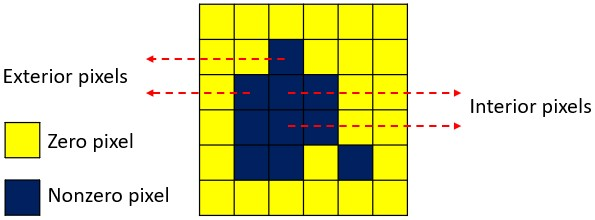
#> input picture classification of pixels.jpg, 595 x 220 px
$ python -i ruler_cv_0305.py   (imports and definitions only)
#> lines starting #> are read from the running program, lines starting #| are printed output that depends on the picture
import numpy as np
import cv2 as cv
from typing import Tuple, Optional

threshold = 0.5  # threshold for binarization


# [109 lines left out: functions solid_minimum_length, void_minimum_length, both_minimum_length, not called in this run]


def dual_minimum_length(
    arr: np.ndarray,
    phys_size: Optional[Tuple[float, ...]] = None,
    margin_size: Optional[Tuple[Tuple[float, float], ...]] = None,
    pad_mode: Tuple[str, str] = ('solid', 'void')
) -> float:
    """
    For 2d or 3d design patterns, compute the minimum length scale through the difference between morphological opening and closing.
    Ideally, the result should be equal to the smaller one between solid and void minimum length scales.
    For 1d design patterns, just return this smaller one after comparing solid and void minimum length scales.

    Args:
        arr: A 1d, 2d, or 3d array that represents a design pattern.
        phys_size: A tuple that represents the physical size of the design pattern.
        margin_size: A tuple that represents the physical size near edges that need to be disregarded.
        pad_mode: A tuple of two strings that represent the padding modes for morphological opening nad closing, respectively.

    Returns:
        A float that represents the minimum length scale in the design pattern. The unit is the same as that of `phys_size`. If `phys_size` is None, return the minimum length scale in the number of pixels.
    """

    arr, pixel_size, short_pixel_side, short_entire_side = _ruler_initialize(
        arr, phys_size)

    # If all elements in the array are the same,
    # the code simply regards the shorter side of
    # the entire pattern as the minimum length scale,
    # regardless of whether the pattern is solid or void.

    if len(np.unique(arr)) == 1:
        return short_entire_side

    if arr.ndim == 1:
        if margin_size != None:
            arr = _trim(arr, margin_size, pixel_size)
        solid_min_length, void_min_length = _minimum_length_1d(arr)
        return min(solid_min_length, void_min_length) * short_pixel_side

    if isinstance(pad_mode, str): pad_mode = (pad_mode, pad_mode)

    def _interior_pixel_number(diameter, arr):
        """
        Evaluate whether a design pattern violates a certain length scale.

        Args:
            diameter: A float that represents the diameter of the kernel, which acts like a probe.
            arr: A 2d or 3d array that represents a design pattern.

        Returns:
            A boolean that indicates whether the difference between opening and closing happens at the regions that exclude the borders between solid and void regions, with the edge regions specified by `margin_size` disregarded.
        """

        closing = binary_close(arr, diameter, pixel_size, pad_mode[1])
        close_open_diff = binary_open(arr, diameter, pixel_size,
                                      pad_mode[0]) ^ closing
        interior_diff = close_open_diff & _get_interior(
            arr, direction="both", pad_mode=pad_mode)
        if margin_size != None:
            interior_diff = _trim(interior_diff, margin_size, pixel_size)
        return interior_diff.any()

    min_len, _ = _search([short_pixel_side, short_entire_side],
                         min(pixel_size) / 2,
                         lambda d: _interior_pixel_number(d, arr))

    return min_len


def _ruler_initialize(arr, phys_size):
    """
    Convert the input array to a Boolean array without redundant dimensions and compute some basic information of the design pattern.

    Args:
        arr: An array that represents a design pattern.
        phys_size: A tuple, list, array, or number that represents the physical size of the design pattern.

    Returns:
        A tuple with four elements. The first is a Boolean array obtained by squeezing and binarizing the input array, the second is an array that contains the pixel size, the third is the length of the shorter side of the pixel, and the fourth is the length of the shorter side of the design pattern.

    Raises:
        AssertionError: If the physical size `phys_size` does not have the expected format or the length of `phys_size` does not match the dimension of the input array.
    """

    arr = np.squeeze(arr)

    if isinstance(phys_size, np.ndarray) or isinstance(
            phys_size, list) or isinstance(phys_size, tuple):
        phys_size = np.squeeze(phys_size)
        phys_size = phys_size[
            phys_size.nonzero()]  # keep nonzero elements only
    elif isinstance(phys_size, float) or isinstance(phys_size, int):
        phys_size = np.array([phys_size])
    elif phys_size == None:
        phys_size = arr.shape
    else:
        AssertionError("Invalid format of the physical size.")

    assert arr.ndim == len(
        phys_size
    ), 'The physical size and the dimension of the input array do not match.'

    short_entire_side = min(
        phys_size)  # shorter side of the entire design region
    pixel_size = _get_pixel_size(arr, phys_size)
    short_pixel_side = min(pixel_size)  # shorter side of a pixel
    arr = _binarize(arr)  # Boolean array

    return arr, pixel_size, short_pixel_side, short_entire_side


def _search(arg_range, arg_threshold, function):
    """
    Binary search.

    Args:
        arg_range: Initial range of the argument under search.
        arg_threshold: Threshold of the argument range, below which the search stops.
        function: A function that returns True if the viariable is large enough but False if the variable is not large enough.

    Returns:
        A tuple with two elements. The first is a float that represents the search result. The second is a Boolean, which is True if the search indeed happens, False if the condition for starting search is not satisfied in the beginning.

    Raises:
        AssertionError: If `function` returns True at a smaller input viariable but False at a larger input viariable.
    """

    args = [
        min(arg_range), (min(arg_range) + max(arg_range)) / 2,
        max(arg_range)
    ]

    if not function(args[0]) and function(args[2]):
        while abs(args[0] - args[2]) > arg_threshold:
            arg = args[1]
            if not function(arg):
                args[0], args[1] = arg, (arg +
                                         args[2]) / 2  # radius is too small
            else:
                args[1], args[2] = (arg +
                                    args[0]) / 2, arg  # radius is still large
        return args[1], True  #args[2], True
    elif not function(args[0]) and not function(args[2]):
        return args[2], False  #args[2], False
    elif function(args[0]) and function(args[2]):
        return args[0], False
    else:
        raise AssertionError("The function is not monotonically increasing.")


# [36 lines left out: function _minimum_length_1d, not called in this run]


def _get_interior(arr, direction, pad_mode):
    """
    Get inner borders, outer borders, or union of both inner and outer borders of solid regions.

    Args:
        arr: A 2d or 3d array that represents a design pattern.
        direction: A string that can be "in", "out", or "both" to indicate inner borders, outer borders, and union of inner and outer borders.

    Returns:
        A Boolean array in which all True elements are at and only at borders.

    Raises:
        AssertionError: If the option provided to `direction` is not 'in', 'out', or 'both'.
    """

    pixel_size = (1, ) * arr.ndim
    diameter = 2.8  # With this pixel size and diameter, the resulting kernel has the shape of a plus sign.

    if direction == 'in':  # interior of solid regions
        return binary_erode(arr, diameter, pixel_size, pad_mode)
    elif direction == 'out':  # interior of void regions
        return ~binary_dilate(arr, diameter, pixel_size, pad_mode)
    elif direction == 'both':  # union of interiors of solid and void regions
        eroded = binary_erode(arr, diameter, pixel_size, pad_mode[0])
        dilated = binary_dilate(arr, diameter, pixel_size, pad_mode[1])
        return ~dilated | eroded
    else:
        raise AssertionError(
            "The direction at the border can only be in, out, or both.")


def _get_pixel_size(arr, phys_size):
    """
    Compute the physical size of a single pixel.

    Args:
        arr: An array that represents a design pattern.
        phys_size: A tuple that represents the physical size of the design pattern.

    Returns:
        An array of floats. It represents the physical size of a single pixel.
    """

    squeeze_shape = np.array(np.squeeze(arr).shape)
    return phys_size / squeeze_shape  # sizes of a pixel along all finite-thickness directions


def _binarize(arr):
    """
    Binarize the input array according to the threshold.

    Args:
        arr: An array that represents a design pattern.

    Returns:
        An Boolean array.
    """

    return arr > threshold * max(arr.flatten()) + (1 - threshold) * min(
        arr.flatten())


def _get_kernel(diameter, pixel_size):
    """
    Get the kernel with a given diameter and pixel size.

    Args:
        diameter: A float that represents the diameter of the kernel, which acts like a probe.
        pixel_size: A tuple, list, or array that represents the physical size of one pixel in the design pattern.

    Returns:
        An array of unsigned integers 0 and 1. It represent the kernel for morpological operations.
    """

    pixel_size = np.array(pixel_size)
    se_shape = np.array(np.round(diameter / pixel_size), dtype=int)

    if se_shape[0] <= 2 and se_shape[1] <= 2:
        return np.ones(se_shape, dtype=np.uint8)

    rounded_size = np.round(diameter / pixel_size - 1) * pixel_size

    x_tick = np.linspace(-rounded_size[0] / 2, rounded_size[0] / 2,
                         se_shape[0])
    y_tick = np.linspace(-rounded_size[1] / 2, rounded_size[1] / 2,
                         se_shape[1])

    X, Y = np.meshgrid(x_tick, y_tick, sparse=True,
                       indexing='ij')  # grid over the entire design region
    structuring_element = X**2 + Y**2 <= diameter**2 / 4

    return np.array(structuring_element, dtype=np.uint8)


def binary_open(arr: np.ndarray,
                diameter: float,
                pixel_size: Tuple[float, float],
                pad_mode: str = 'edge'):
    """
    Morphological opening.

    Args:
        arr: A binarized 2d array that represents a design pattern.
        diameter: A float that represents the diameter of the kernel, which acts like a probe.
        pixel_size: A tuple, list, or array that represents the physical size of one pixel in the design pattern.
        pad_mode: A string that represents the padding mode, which can be 'solid', 'void', or 'edge'.

    Returns:
        A Boolean array that represents the outcome of morphological opening.
    """

    kernel = _get_kernel(diameter, pixel_size)
    arr = _proper_pad(arr, kernel, pad_mode)
    opened = cv.morphologyEx(src=arr, kernel=kernel, op=cv.MORPH_OPEN)
    return _proper_unpad(opened, kernel).astype(bool)


def binary_close(arr: np.ndarray,
                 diameter: float,
                 pixel_size: Tuple[float, float],
                 pad_mode: str = 'edge'):
    """
    Morphological closing.

    Args:
        arr: A binarized 2d array that represents a design pattern.
        diameter: A float that represents the diameter of the kernel, which acts like a probe.
        pixel_size: A tuple, list, or array that represents the physical size of one pixel in the design pattern.
        pad_mode: A string that represents the padding mode, which can be 'solid', 'void', or 'edge'.

    Returns:
        A Boolean array that represents the outcome of morphological closing.
    """

    kernel = _get_kernel(diameter, pixel_size)
    arr = _proper_pad(arr, kernel, pad_mode)
    closed = cv.morphologyEx(src=arr, kernel=kernel, op=cv.MORPH_CLOSE)
    return _proper_unpad(closed, kernel).astype(bool)


def binary_erode(arr: np.ndarray,
                 diameter: float,
                 pixel_size: Tuple[float, float],
                 pad_mode: str = 'edge'):
    """
    Morphological erosion.

    Args:
        arr: A binarized 2d array that represents a design pattern.
        diameter: A float that represents the diameter of the kernel, which acts like a probe.
        pixel_size: A tuple, list, or array that represents the physical size of one pixel in the design pattern.
        pad_mode: A string that represents the padding mode, which can be 'solid', 'void', or 'edge'.

    Returns:
        A Boolean array that represents the outcome of morphological erosion.
    """

    kernel = _get_kernel(diameter, pixel_size)
    arr = _proper_pad(arr, kernel, pad_mode)
    eroded = cv.erode(arr, kernel)
    return _proper_unpad(eroded, kernel).astype(bool)


def binary_dilate(arr: np.ndarray,
                  diameter: float,
                  pixel_size: Tuple[float, float],
                  pad_mode: str = 'edge'):
    """
    Morphological dilation.

    Args:
        arr: A binarized 2d array that represents a design pattern.
        diameter: A float that represents the diameter of the kernel, which acts like a probe.
        pixel_size: A tuple, list, or array that represents the physical size of one pixel in the design pattern.
        pad_mode: A string that represents the padding mode, which can be 'solid', 'void', or 'edge'.

    Returns:
        A Boolean array that represents the outcome of morphological dilation.
    """

    kernel = _get_kernel(diameter, pixel_size)
    arr = _proper_pad(arr, kernel, pad_mode)
    dilated = cv.dilate(arr, kernel)
    return _proper_unpad(dilated, kernel).astype(bool)


def _proper_pad(arr, kernel, pad_mode):
    """
    Pad the input array properly according to the size of the kernel.

    Args:
        arr: A binarized 2d array that represents a design pattern.
        kernel: A 2d array that represents the kernel of morphological operations.
        pad_mode: A string that represents the padding mode, which can be 'solid', 'void', or 'edge'.

    Returns:
        A padded array composed of unsigned integers 0 and 1.

    Raises:
        AssertionError: If `pad_mode` is not `solid`, `void`, or `edge`.
    """

    ((top, bottom), (left, right)) = ((kernel.shape[0], ) * 2,
                                      (kernel.shape[1], ) * 2)

    if pad_mode == 'edge':
        return cv.copyMakeBorder(arr.view(np.uint8),
                                 top=top,
                                 bottom=bottom,
                                 left=left,
                                 right=right,
                                 borderType=cv.BORDER_REPLICATE)
    elif pad_mode == 'solid':
        return cv.copyMakeBorder(arr.view(np.uint8),
                                 top=top,
                                 bottom=bottom,
                                 left=left,
                                 right=right,
                                 borderType=cv.BORDER_CONSTANT,
                                 value=1)
    elif pad_mode == 'void':
        return cv.copyMakeBorder(arr.view(np.uint8),
                                 top=top,
                                 bottom=bottom,
                                 left=left,
                                 right=right,
                                 borderType=cv.BORDER_CONSTANT,
                                 value=0)
    else:
        raise AssertionError(
            "The padding mode should be 'solid', 'void', or 'edge'.")


def _proper_unpad(arr, kernel):
    """
    Remove padding according to the size of the kernel. The code is copied from Martin F. Schubert's code at
    https://github.com/mfschubert/topology/blob/main/metrics.py

    Args:
        arr: A 2d array that has extra padding.
        kernel: A 2d array that represents the kernel of morphological operations.

    Returns:
        A 2d array without padding.
    """

    unpad_width = (
        (
            kernel.shape[0] + (kernel.shape[0] + 1) % 2,
            kernel.shape[0] - (kernel.shape[0] + 1) % 2,
        ),
        (
            kernel.shape[1] + (kernel.shape[1] + 1) % 2,
            kernel.shape[1] - (kernel.shape[1] + 1) % 2,
        ),
    )

    slices = tuple([
        slice(pad_lo, dim - pad_hi)
        for (pad_lo, pad_hi), dim in zip(unpad_width, arr.shape)
    ])
    return arr[slices]


# [39 lines left out: function _trim, not called in this run]

>>> import cv2
>>> picture = cv2.imread('classification of pixels.jpg')
#> picture is the input picture: shape (220, 595, 3); mean B, G, R 170.1, 221.3, 219.7
>>> result = dual_minimum_length(picture)
#> in _ruler_initialize, `pixel_size = _get_pixel_size(arr, phys_size)`: pixel_size = [1, 1, 1]
#> in _ruler_initialize, `short_pixel_side = min(pixel_size)`: short_pixel_side = 1
#> in dual_minimum_length, `arr, pixel_size, short_pixel_side, short_entire_side = _ruler_initiali..`: pixel_size = [1, 1, 1]; short_pixel_side = 1; short_entire_side = 3
#> in _search, `args = [ min(arg_range), (min(arg_range) + max(arg_range)) / 2, max(ar..`: args = [1, 2, 3]
#> in _get_kernel, `pixel_size = np.array(pixel_size)`: pixel_size = [1, 1, 1]
#> in binary_close, `kernel = _get_kernel(diameter, pixel_size)`: kernel = [1]
#> in _proper_pad, `return cv.copyMakeBorder(arr.view(np.uint8), top=top, bottom=bottom, l..`:
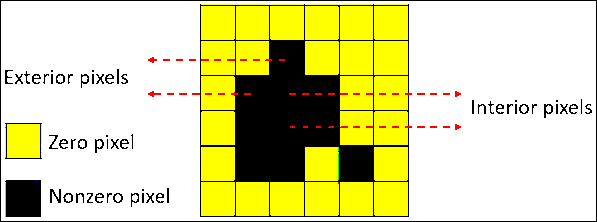
#> returned value: shape (222, 597, 3); mean of channels 0, 1, 2 0.617, 0.85, 0.855; drawn with 1 as white
#> in _interior_pixel_number, `close_open_diff = binary_open(arr, diameter, pixel_size, pad_mode[0]) ..`: close_open_diff: shape (220, 595, 3) bool; every value is 0
#> in binary_erode, `eroded = cv.erode(arr, kernel)`:
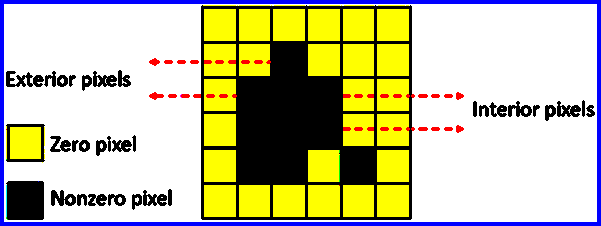
#> eroded: shape (226, 601, 3); mean of channels 0, 1, 2 0.612, 0.763, 0.772; drawn with 1 as white
#> in _get_interior, `return ~dilated | eroded`:
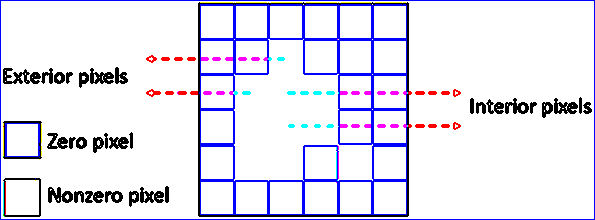
#> returned value: shape (220, 595, 3) bool; mean of channels 0, 1, 2 0.95, 0.893, 0.899; drawn as B, G, R
#> call 2 of _interior_pixel_number, with diameter = 3
#> call 2 of binary_close, with diameter = 3, pixel_size = array of shape (3,), pad_mode = 'void'
#> in binary_close (call 2), `kernel = _get_kernel(diameter, pixel_size)`: kernel = [[1, 1, 1], [1, 1, 1], [1, 1, 1]]
#> in binary_close (call 2), `closed = cv.morphologyEx(src=arr, kernel=kernel, op=cv.MORPH_CLOSE)`:
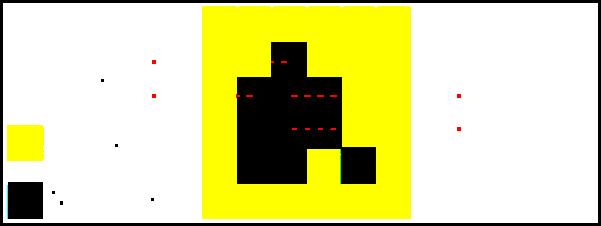
#> closed: shape (226, 601, 3); mean of channels 0, 1, 2 0.616, 0.861, 0.862; drawn with 1 as white
#> in _proper_unpad (call 5), `return arr[slices]`:
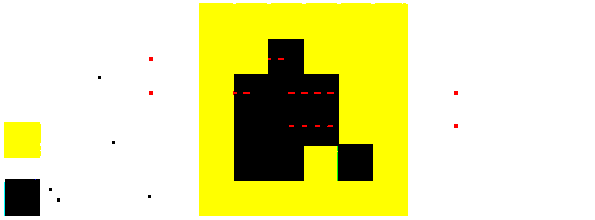
#> returned value: shape (220, 595, 3); mean of channels 0, 1, 2 0.639, 0.893, 0.894; drawn with 1 as white
#> in _interior_pixel_number (call 2), `interior_diff = close_open_diff & _get_interior( arr, direction="both"..`:
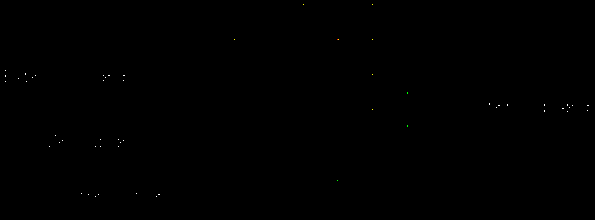
#> interior_diff: shape (220, 595, 3) bool; mean B, G, R 0.000443, 0.000535, 0.000504
#> the loop in _search, `while abs(args[0] - args[2]) > arg_threshold:` made 1 pass
#> arg on pass 1: 2
#> pass 1, in binary_close (call 3), `arr = _proper_pad(arr, kernel, pad_mode)`:
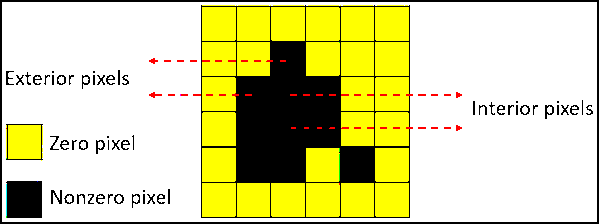
#> arr: shape (224, 599, 3); mean of channels 0, 1, 2 0.609, 0.839, 0.844; drawn with 1 as white
#> (the run stopped early here; a loop or call above may not have finished)
